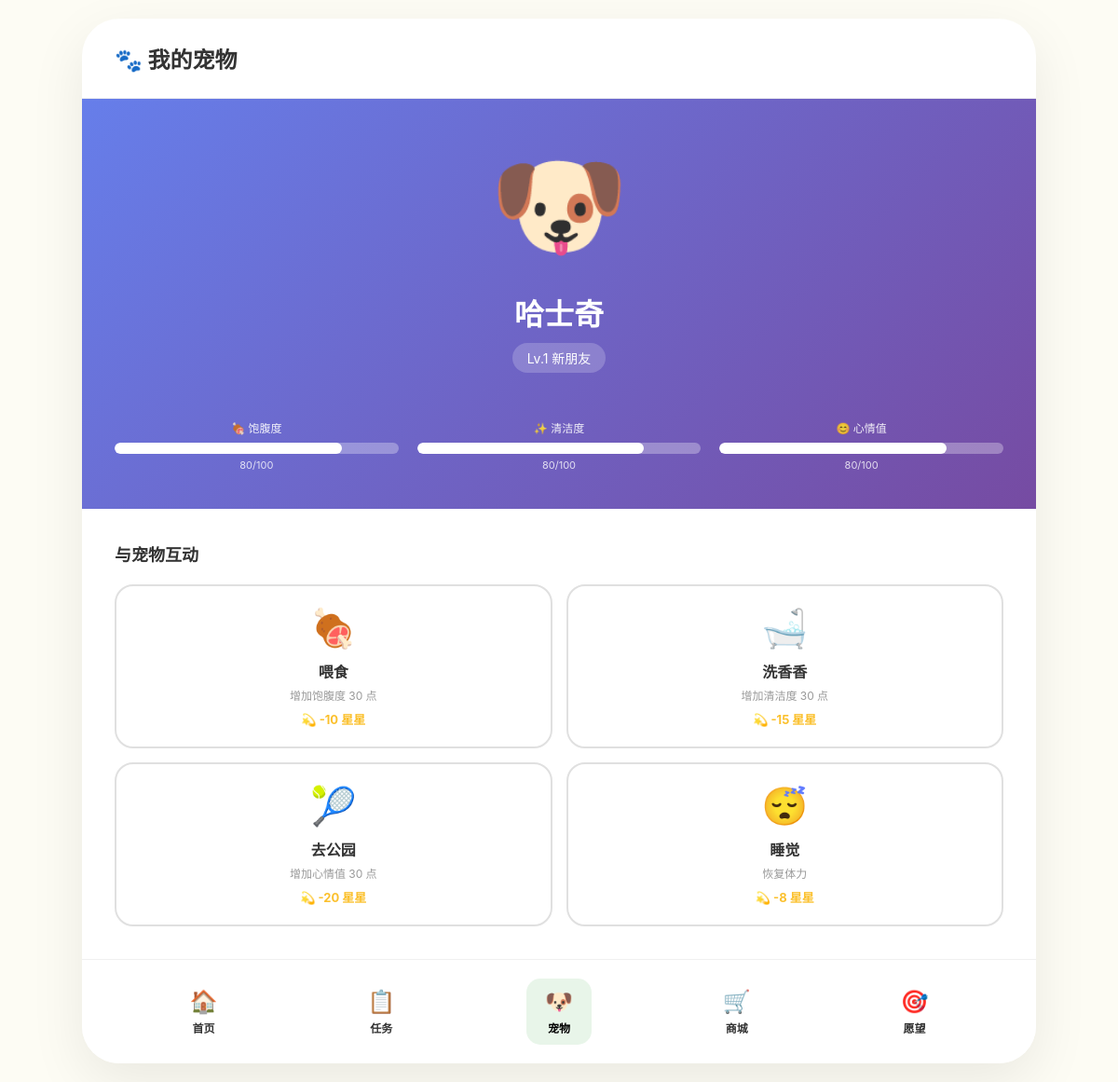
The page /child/pets (signed in) on the database its author committed.
### tables this page shows
CREATE TABLE pets (
                id INTEGER PRIMARY KEY AUTOINCREMENT,
                child_id INTEGER NOT NULL,
                name TEXT NOT NULL,
                type TEXT NOT NULL,
                gender TEXT CHECK(gender IN ('male', 'female')) NOT NULL,
                color TEXT DEFAULT '',
                level INTEGER DEFAULT 1,
                exp INTEGER DEFAULT 0,
                hunger INTEGER DEFAULT 80,
                cleanliness INTEGER DEFAULT 80,
                mood INTEGER DEFAULT 80,
                status TEXT DEFAULT 'normal',
                created_at TIMESTAMP DEFAULT CURRENT_TIMESTAMP,
                last_feed TIMESTAMP DEFAULT CURRENT_TIMESTAMP,
                is_active BOOLEAN DEFAULT 1,
                FOREIGN KEY (child_id) REFERENCES children(id) ON DELETE CASCADE
            );

### routes/child_routes.py (the view)
@bp.route('/pets')
def pets():
    if 'user_id' not in session or session.get('role') != 'child':
        return redirect(url_for('child_routes.login'))
    conn = get_db_connection()
    child = conn.execute('''
        SELECT c.* FROM children c
        JOIN users u ON c.user_id = u.id
        WHERE u.id = ?
    ''', (session['user_id'],)).fetchone()
    pet = conn.execute('''
        SELECT * FROM pets
        WHERE child_id = ? AND is_active = 1
        ORDER BY created_at DESC LIMIT 1
    ''', (child['id'],)).fetchone()
    conn.close()
    return render_template('child/pets.html', child=child, pet=pet)

### models.py (called while the page is built)
def get_db_connection():
    conn = sqlite3.connect(DATABASE)
    conn.row_factory = sqlite3.Row  # 让结果可以通过列名访问
    return conn

### templates/child/pets.html (shortened to what this page needs)
<!DOCTYPE html>
<html lang="zh-CN">
<head>
</head>
<body>
<div class="container">
    <div class="page-header">
        <div class="page-title">🐾 我的宠物</div>
    </div>
    {% if pet %}
    <div class="pet-display">
        <div class="pet-avatar">
            {% if pet.type == 'dog' %}🐶
            {% elif pet.type == 'cat' %}🐱
            {% elif pet.type == 'rabbit' %}🐰
            {% elif pet.type == 'bird' %}🐦
            {% else %}🐾
            {% endif %}
        </div>
        <div class="pet-name">{{ pet.name }}</div>
        <div class="pet-level">Lv.{{ pet.level }} {{ '新朋友' if pet.level == 1 else '好朋友' if pet.level == 2 else '贴心伙伴' if pet.level == 3 else '最好的朋友' }}</div>
        <div class="status-bars">
            <div class="status-item">
                <div class="status-label">🍖 饱腹度</div>
                <div class="status-bar-bg">
                    <div class="status-bar-fill" style="width: {{ pet.hunger }}%;"></div>
                </div>
                <div class="status-value">{{ pet.hunger }}/100</div>
            </div>
            <div class="status-item">
                <div class="status-label">✨ 清洁度</div>
                <div class="status-bar-bg">
                    <div class="status-bar-fill" style="width: {{ pet.cleanliness }}%;"></div>
                </div>
                <div class="status-value">{{ pet.cleanliness }}/100</div>
            </div>
            <div class="status-item">
                <div class="status-label">😊 心情值</div>
                <div class="status-bar-bg">
                    <div class="status-bar-fill" style="width: {{ pet.mood }}%;"></div>
                </div>
                <div class="status-value">{{ pet.mood }}/100</div>
            </div>
        </div>
    </div>
    <div class="interaction-section">
        <div class="section-title">与宠物互动</div>
        <div class="interaction-grid">
            <div class="interaction-card" onclick="interact('feed')">
                <div class="interaction-icon">🍖</div>
                <div class="interaction-name">喂食</div>
                <div class="interaction-desc">增加饱腹度 30 点</div>
                <div class="interaction-cost">💫 -10 星星</div>
            </div>
            <div class="interaction-card" onclick="interact('clean')">
                <div class="interaction-icon">🛁</div>
                <div class="interaction-name">洗香香</div>
                <div class="interaction-desc">增加清洁度 30 点</div>
                <div class="interaction-cost">💫 -15 星星</div>
            </div>
            <div class="interaction-card" onclick="interact('play')">
                <div class="interaction-icon">🎾</div>
                <div class="interaction-name">去公园</div>
                <div class="interaction-desc">增加心情值 30 点</div>
                <div class="interaction-cost">💫 -20 星星</div>
            </div>
            <div class="interaction-card" onclick="interact('sleep')">
                <div class="interaction-icon">😴</div>
                <div class="interaction-name">睡觉</div>
                <div class="interaction-desc">恢复体力</div>
                <div class="interaction-cost">💫 -8 星星</div>
            </div>
        </div>
    </div>
    {% endif %}
    <div class="bottom-nav">
        <a href="/child/home" class="nav-item">
            <span class="nav-icon">🏠</span>
            <span class="nav-label">首页</span>
        </a>
        <a href="/child/tasks" class="nav-item">
            <span class="nav-icon">📋</span>
            <span class="nav-label">任务</span>
        </a>
        <a href="/child/pets" class="nav-item active">
            <span class="nav-icon">🐶</span>
            <span class="nav-label">宠物</span>
        </a>
        <a href="/child/shop" class="nav-item">
            <span class="nav-icon">🛒</span>
            <span class="nav-label">商城</span>
        </a>
        <a href="/child/wishlists" class="nav-item">
            <span class="nav-icon">🎯</span>
            <span class="nav-label">愿望</span>
        </a>
    </div>
</div>
</body>
</html>

### templates/child/pets.html (style rules this page uses)
:root { --bg-page: #fdfcf4; --primary-gradient: linear-gradient(135deg, #3dd2f3, #48c69d); --gold: #fbc02d; --card-shadow: 0 8px 20px rgba(0,0,0,0.05); --text-main: #333; --text-sub: #999; }
* { margin: 0; padding: 0; box-sizing: border-box; font-family: -apple-system, "PingFang SC", sans-serif; }
body { background-color: var(--bg-page); padding: 20px; display: flex; justify-content: center; }
.container { width: 100%; max-width: 1024px; background: white; border-radius: 40px; min-height: 90vh; display: flex; flex-direction: column; overflow: hidden; box-shadow: 0 20px 60px rgba(0,0,0,0.08); }
.page-header { padding: 25px 35px; border-bottom: 1px solid #f0f0f0; }
.page-title { font-size: 24px; font-weight: bold; color: var(--text-main); }
.pet-display { padding: 40px 35px; text-align: center; background: linear-gradient(135deg, #667eea 0%, #764ba2 100%); color: white; }
.pet-avatar { font-size: 120px; margin-bottom: 20px; animation: bounce 2s infinite; }
.pet-name { font-size: 32px; font-weight: bold; margin-bottom: 10px; }
.pet-level { background: rgba(255,255,255,0.2); padding: 6px 16px; border-radius: 20px; display: inline-block; font-size: 14px; margin-bottom: 20px; }
.status-bars { display: grid; grid-template-columns: repeat(3, 1fr); gap: 20px; margin-top: 30px; }
.status-item { text-align: center; }
.status-label { font-size: 12px; opacity: 0.9; margin-bottom: 8px; }
.status-bar-bg { height: 12px; background: rgba(255,255,255,0.3); border-radius: 10px; overflow: hidden; }
.status-bar-fill { height: 100%; background: white; border-radius: 10px; transition: width 0.5s ease; }
.status-value { font-size: 11px; margin-top: 5px; opacity: 0.8; }
.interaction-section { padding: 35px; }
.section-title { font-size: 18px; font-weight: bold; margin-bottom: 20px; color: var(--text-main); }
.interaction-grid { display: grid; grid-template-columns: repeat(2, 1fr); gap: 15px; }
.interaction-card { background: white; border: 2px solid #e0e0e0; border-radius: 20px; padding: 20px; cursor: pointer; transition: all 0.3s; text-align: center; }
.interaction-icon { font-size: 40px; margin-bottom: 10px; }
.interaction-name { font-size: 16px; font-weight: bold; color: var(--text-main); margin-bottom: 5px; }
.interaction-desc { font-size: 12px; color: var(--text-sub); margin-bottom: 8px; }
.interaction-cost { font-size: 13px; color: var(--gold); font-weight: bold; }
.bottom-nav { display: flex; justify-content: space-around; padding: 20px 35px; background: white; border-top: 1px solid #f0f0f0; margin-top: auto; }
.nav-item { display: flex; flex-direction: column; align-items: center; gap: 5px; cursor: pointer; padding: 10px 20px; border-radius: 15px; transition: all 0.3s; text-decoration: none; color: var(--text-main); }
.nav-item.active { background: #e8f5e9; color: var(--primary-green); }
.nav-icon { font-size: 24px; }
.nav-label { font-size: 12px; font-weight: bold; }

### rows shown on the page
pets: name "哈士奇", level "1", level "新朋友", hunger "80", cleanliness "80", mood "80"
